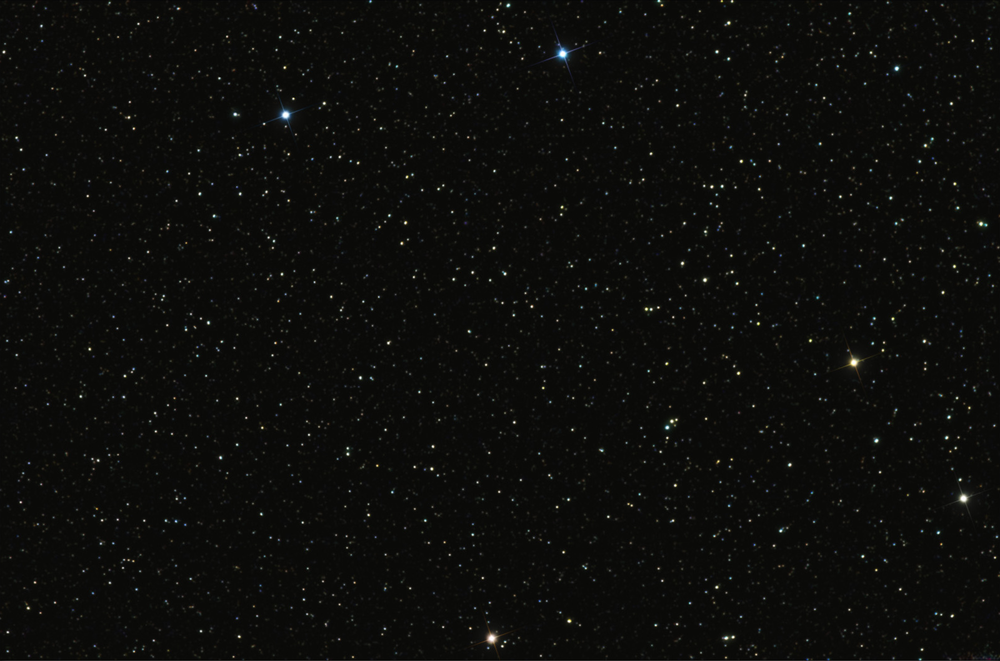
#> input picture Input Images/StarMap.png, 1000 x 661 px, shrunk from 1600 x 1057 before the run
$ python app.py
#> lines starting #> are read from the running program, lines starting #| are printed output that depends on the picture
import cv2 as cv
import numpy as np
from matplotlib import pyplot as plt

img = cv.imread('Input Images/StarMap.png',0)
#> img: shape (661, 1000); min 3, max 255, mean 12.2


img2 = img.copy()

template = cv.imread('Input Images/Small_area_rotated.png',0)
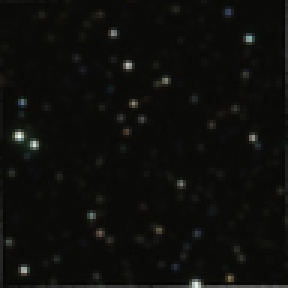
#> input picture Input Images/Small_area_rotated.png, 96 x 96 px, shrunk from 154 x 154 before the run (shown 3 times larger)
#> template: shape (96, 96); min 3, max 243, mean 13.2
w, h = template.shape[::-1]
#> w = 96; h = 96
# All the 6 methods for comparison in a list
methods = ['cv.TM_CCOEFF', 'cv.TM_CCOEFF_NORMED', 'cv.TM_CCORR',
            'cv.TM_CCORR_NORMED', 'cv.TM_SQDIFF', 'cv.TM_SQDIFF_NORMED']
for meth in methods:
    img = img2.copy()
    method = eval(meth)
    # Apply template Matching
    res = cv.matchTemplate(img,template,method)
    min_val, max_val, min_loc, max_loc = cv.minMaxLoc(res)
    # If the method is TM_SQDIFF or TM_SQDIFF_NORMED, take minimum
    if method in [cv.TM_SQDIFF, cv.TM_SQDIFF_NORMED]:
        top_left = min_loc
    else:
        top_left = max_loc
    bottom_right = (top_left[0] + w, top_left[1] + h)
    cv.rectangle(img,top_left, bottom_right, 255, 2)
    plt.subplot(121),plt.imshow(res,cmap = 'gray')
    plt.title('Matching Result'), plt.xticks([]), plt.yticks([])
    plt.subplot(122),plt.imshow(img,cmap = 'gray')
    plt.title('Detected Point'), plt.xticks([]), plt.yticks([])
    plt.suptitle(meth)
    plt.show()
#> this loop made 6 passes
#> (min_val, max_val, min_loc, top_left, bottom_right) on passes 1 to 4: (-136233.4, 633188.6, (490, 1), (279, 69), (375, 165)), (-0.0516, 0.253, (59, 564), (555, 8), (651, 104)), (1292976.6, 2453589, (358, 564), (279, 69), (375, 165)), (0.37, 0.663, (481, 564), (748, 565), (844, 661))
#> (min_val, max_val, max_loc, top_left, bottom_right) on passes 5 to 6: (1893250, 6410232, (197, 108), (748, 565), (844, 661)), (0.764, 1, (132, 0), (751, 279), (847, 375))
#> pass 1, `res = cv.matchTemplate(img,template,method)`:
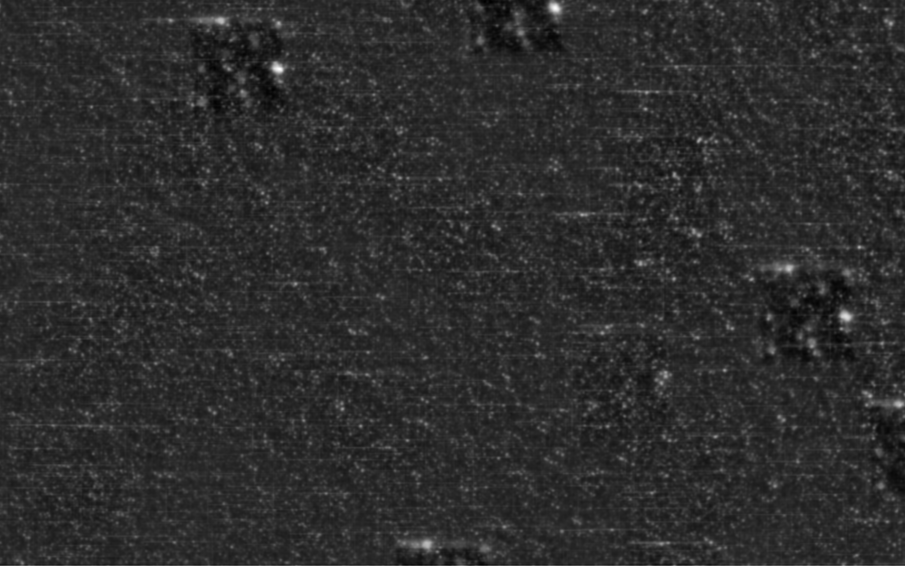
#> res: shape (566, 905) float32; min -136233.4, max 633188.6, mean 82.6; drawn with min black and max white
#> pass 1, `plt.show()`:
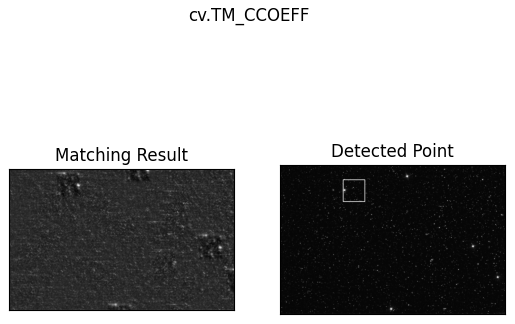
#> figure drawn by matplotlib, 2 panels
#> after the loop:
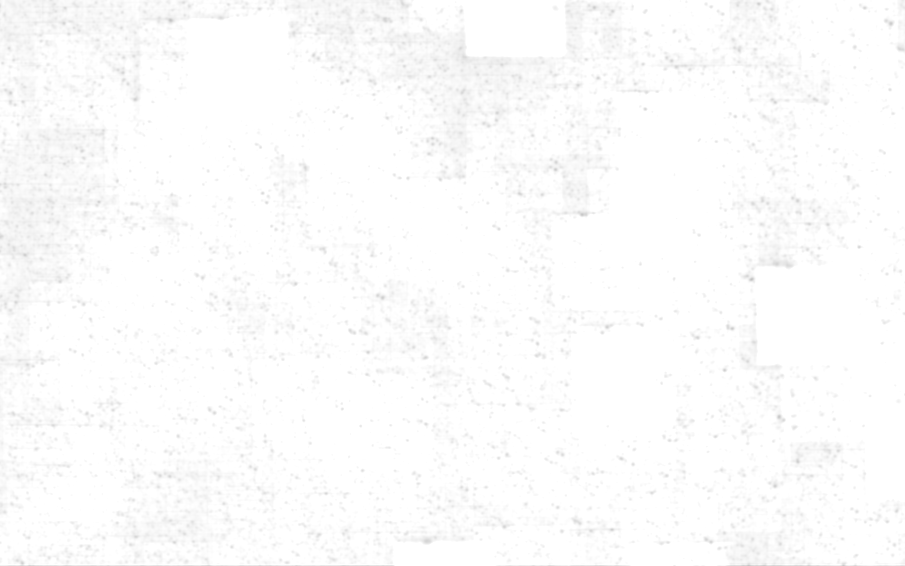
#> res: shape (566, 905) float32; min 0.764, max 1, mean 0.99


for i in ['Small_area','Small_area_rotated']:
    template = cv.imread('Input Images/'+i+'.png', 0)
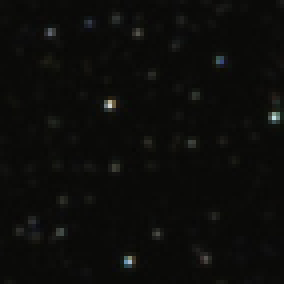
#> input picture Input Images/Small_area.png, 71 x 71 px, shrunk from 114 x 114 before the run (shown 4 times larger)
#> template: shape (71, 71); min 6, max 214, mean 11.6
    w, h = template.shape[::-1]
#> w = 71; h = 71

    img = img2.copy()
    method_name = 'cv.TM_SQDIFF_NORMED'
    method = eval(method_name)
    # Apply template Matching
    res = cv.matchTemplate(img,template,method)
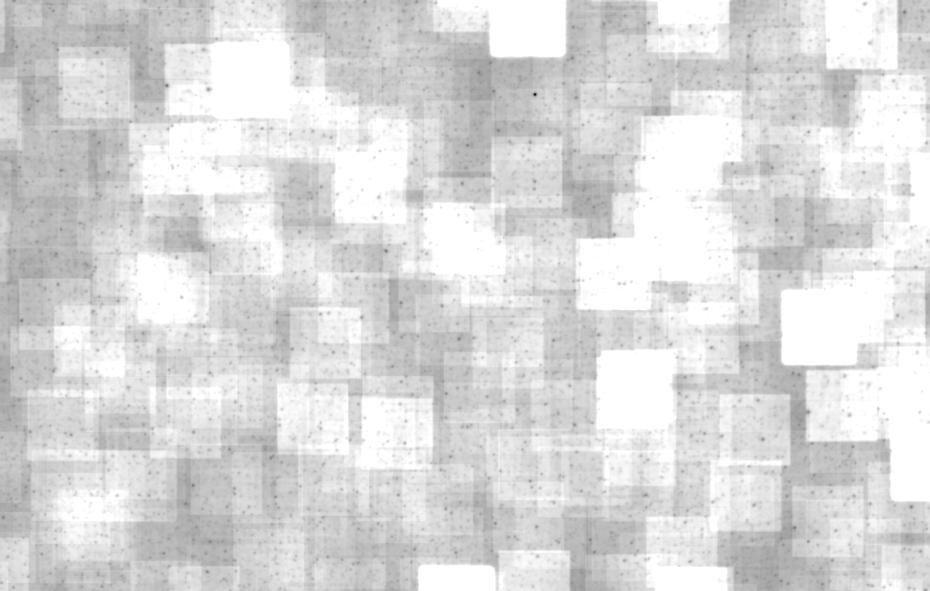
#> res: shape (591, 930) float32; min 0.0738, max 1, mean 0.859
    min_val, max_val, min_loc, max_loc = cv.minMaxLoc(res)
#> min_val = 0.0738; min_loc = (535, 94); max_loc = (438, 0)

    top_left = min_loc
#> top_left = (535, 94)


    bottom_right = (top_left[0] + w, top_left[1] + h)
#> bottom_right = (606, 165)
    cv.rectangle(img,top_left, bottom_right, 255, 2)
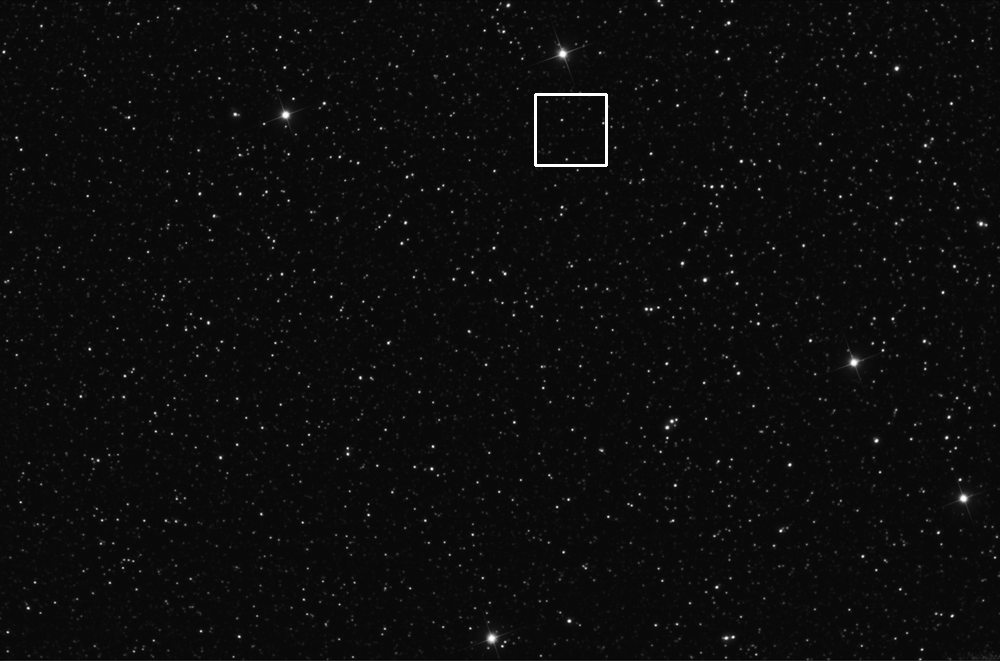
#> img: shape (661, 1000); min 3, max 255, mean 12.5
    plt.subplot(121),plt.imshow(res,cmap = 'gray')
    plt.title('Matching Result'), plt.xticks([]), plt.yticks([])
    plt.subplot(122),plt.imshow(img,cmap = 'gray')
    plt.title('Detected Point'), plt.xticks([]), plt.yticks([])
    plt.suptitle(method_name)
    plt.savefig('Output Images/output_'+i+'.png')
